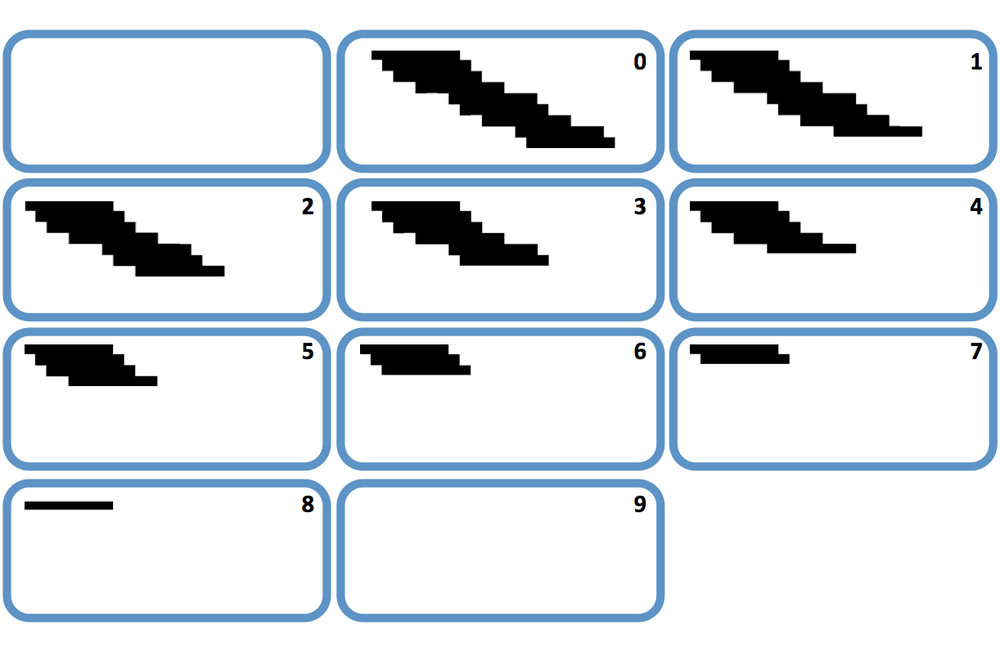
#> input picture utils/debug/cnn/videos/background.png, 1000 x 661 px, shrunk from 1222 x 808 before the run
$ python modify.py
#> lines starting #> are read from the running program, lines starting #| are printed output that depends on the picture
from PIL import Image, ImageDraw, ImageFont
import numpy as np
import csv

def getArray(image):
#> called with image = 'background.png'
    im = Image.open(image).convert('RGBA')
#> im is the input picture: PIL image 1000x661 RGBA; mean R, G, B, A 218.5, 225.1, 231.2, 255
    return np.array(im)

def newGroup(img, y, x, groupId, group):
    data = []
    data.append((y,x))
    while len(data) > 0:
        y, x = data[0]
        del data[0]
        if x < 0 or y < 0 or y >= img.shape[0] or x >= img.shape[1] or img[y][x][3] != 255:
            continue
        img[y][x][3] = groupId
        # R: 93 143
        # G: 147 180
        # B: 197 215
        if img[y][x][0] >= 70 and img[y][x][0] <= 160 and img[y][x][1] >= 120 and img[y][x][1] <= 200 and img[y][x][2] >= 170 and img[y][x][2] <= 230:
            group.append((y, x))
            for i in range(-1, 2, 1):
                for j in range(-1, 2, 1):
                    data.append((y-i, x-j))

def getBlobs():
    img = getArray('background.png')
    h = img.shape[0]
#> h = 661
    w = img.shape[1]
#> w = 1000
    groupId = 0
    groups = []
    for x in range(w):
        for y in range(h):
            if img[y][x][3] != 255:
                continue

            myGroup = []
            newGroup(img, y, x, groupId, myGroup)
            if len(myGroup) > 1000:
                groupId += 1
                groups.append(myGroup)
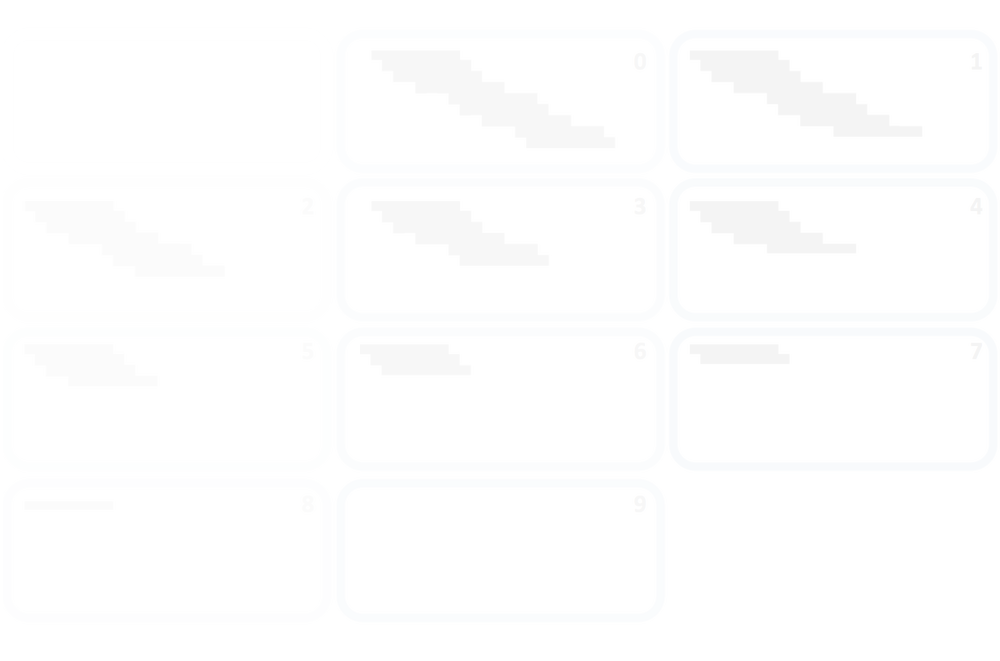
#> img: shape (661, 1000, 4); mean R, G, B, A 218.5, 225.1, 231.2, 7.3; transparent parts drawn white
#> after the loop, groupId = 11; groups = 11 items
    return groups

def paintImage(list_probabilities, text, prefix, img, groups):
    order = [0, 4, 8, 1, 5, 9, 2, 6, 10, 3, 7]
    fnt = ImageFont.truetype('DejaVuSansMono.ttf', 40)
    for k in range(len(list_probabilities)):
        probabilities = list_probabilities[k]
        for i in range(len(groups)):
            group = groups[order[i]]
            prob = probabilities[i-1]
            alpha = int(prob * 255)
            color = [0,0,0,255] if i == 0 else ([0,255,0,255] if prob == 1.0 else ([255,0,0,255] if prob == 0 else [0,0,255,alpha]))
            for y, x in group:
                for j in range(len(color)):
                    img[y][x][j] = color[j]
        im = Image.fromarray(img)
        ImageDraw.Draw(im).text((200,60), text, font=fnt, fill=(0,0,0,255))
        im.save(prefix + "_saida" + ("%05d" % k) + ".png")

def loadProbs(filename):
    actions = []
    with open(filename) as csv_file:
        csv_reader = csv.reader(csv_file, delimiter=',')
        for row in csv_reader:
            action = row[0]
            im_input = row[1]
            prob = float(row[2])
            if action != 'None' and im_input == '0':
                list_probs = []
                actions.append((action, list_probs))
            if im_input == '0':
                cur_probs = []
                list_probs.append(cur_probs)
            cur_probs.append(prob)
    return actions


# [4 lines of commented-out code are left out]
i = 1
img = getArray('background.png')
groups = getBlobs()
#> groups = 11 items
#> (the run stopped early here; a loop or call above may not have finished)
